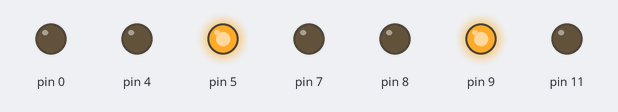
Bench run of a sketch on a simulated Arduino Uno, built with avr-gcc and run on an emulated ATmega328P. Parts: output pins drawn as LEDs (lit = HIGH).

Above: at 1.0 s.
At 3.0 s:
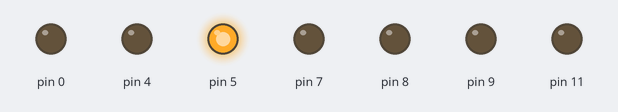
At 7.0 s:
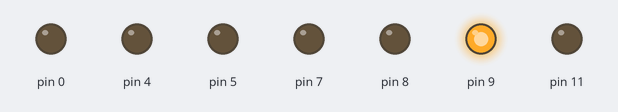
Timing chart, 0 to 10.4 s (numbered marks = the images above):
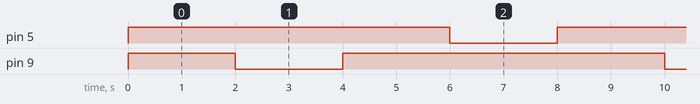

Measured:
- by itself, pin 5: alternates HIGH for 6.0 s and LOW for 2.0 s
- by itself, pin 9: repeats every 8.0 s: LOW 2.0 s, HIGH 6.0 s
- by itself, everything shown: repeats every 8.0 s, in 4 steps

The sketch:

sketch_aug19a.ino
```cpp
//                   БИБЛИОТЕКИ:
#include             <iarduino_HC_SR04_int.h>                       // подключаем библиотеку для работы с датчиком
//                   НОМЕРА ВЫВОДОВ:
const uint8_t        pinSensorL1   = A1;                             // Вывод к которому подключен датчик находящийся слева         (по направлению движения)
const uint8_t        pinSensorL2   = A2;                             // Вывод к которому подключен датчик находящийся слева         (по направлению движения)
const uint8_t        pinSensorC   = A3;                             // Вывод к которому подключен датчик находящийся по центру     (по направлению движения)
const uint8_t        pinSensorR1   = A4;                             // Вывод к которому подключен датчик находящийся справа        (по направлению движения)
const uint8_t        pinSensorR2   = A5;                             // Вывод к которому подключен датчик находящийся справа        (по направлению движения)


const uint16_t       valSensor1   = 48;                            // Показание датчика находящегося на линии                     (указывается для конкретной трассы)
const uint16_t       valSensor0   = 209;                            // Показание датчика находящегося вне линии                    (указывается для конкретной трассы)
const uint8_t        valSpeed     = 255;                            // Максимальная скорость                                       (число от 1 до 255)
const uint32_t       tmrDelay     = 2000;                           // Время в течении которого требуется остановиться             (если в течении этого времени состояние остаётся неопределённым (линия не обнаружена), то требуется остановиться)
const uint8_t        valTurning   = 10;                             // Крутизна поворотов (скорость реакции)                       (число от 1 до 255)
const uint8_t        valDistance  = 10;                             // Минимально допустимое расстояние до объекта в сантиметрах   (если расстояние будет меньше, то требуется остановитьтся)


// Объявляем переменные для хранения состояния двух моторов
int motor_L1, motor_L2, input_L;
int motor_Rl, motor_R2, input_R;


//                   РАССЧИТЫВАЕМЫЕ ЗНАЧЕНИЯ:
      uint8_t        arrSpeed[2];                                   // Рассчитываемая скорость для каждого мотора                  (число от 1 до valSpeed, нулевой элемент - правый мотор, первый элемент - левый мотор)
      uint16_t       valSensorM;                                    // Рассчитываемое среднее значение датчика                     (значение между цветом линии и цветом вне линии)
      uint8_t        valSensor;                                     // Биты рассчитываемых логических уровней всех датчиков        (0bxxxxxLCR)
      bool           flgLine;                                       // Флаг указывающий на то, что используется светлая линия      (0 - тёмная линия, 1 - светлая линия)
      int8_t         flgTurning;                                    // Флаг наличия и направления поворота                         (0 - не поворачиваем, -1 - поворачиваем налево, +1 - поворачиваем направо)
      bool           flgPWM;                                        // Флаг указывающий на то, что требуется изменить ШИМ моторов  (0 - тёмная линия, 1 - светлая линия)
      bool           flgStop;                                       // Флаг указывающий на необходимость остановиться              (0 - без остановки, 1 - требуется остановиться)
      bool           flgDistance;                                   // Флаг обнаружения препятствия                                (0 - не обнаружено, 1 - обнаружено)
      uint32_t       tmrMillis;                                     // Время совершения последней операции                         (в миллисекундах)


// Движение вперед,
void forward()
{
  // Если двигатель будет работать не в ту сторону,
  // поменять на нем контакты местами.
  digitalWrite(motor_L1,HIGH);
  digitalWrite(motor_L2,LOW);
  digitalWrite(motor_Rl,HIGH);
  digitalWrite (motor_R2,LOW) ;
}
// Поворот налево с блокировкой левых колес,
void forward_left()
{
  // блокировка вращения левых колес.
  digitalWrite(motor_L1, LOW);
  digitalWrite(motor_L2, LOW);
  // правые колеса вращаются.
  digitalWrite(motor_Rl, HIGH);
  digitalWrite(motor_R2, LOW);
}
// Поворот направо с блокировкой правых колес,
void forward_right()
{
  // левые колеса вращаются.
  digitalWrite(motor_L1, HIGH);
  digitalWrite(motor_L2, LOW);
  // блокировка вращения правых колес.
  digitalWrite(motor_Rl, LOW);
  digitalWrite(motor_R2, LOW);
}


// Поворот налево с блокировкой левых колес,
void backward_left()
{
  // блокировка вращения левых колес.
  digitalWrite(motor_L1, LOW);
  digitalWrite(motor_L2, LOW);
  // правые колеса вращаются.
  digitalWrite(motor_Rl, LOW);
  digitalWrite(motor_R2, HIGH);
}
// Поворот направо с блокировкой правых колес,
void backward_right()
{
  // левые колеса вращаются.
  digitalWrite(motor_L1, LOW);
  digitalWrite(motor_L2, HIGH);
  // блокировка вращения правых колес.
  digitalWrite(motor_Rl, LOW);
  digitalWrite(motor_R2, LOW);
}


// Включаем движение назад,
void backward()
{
// Смена направления вращения двигателей.
  digitalWrite(motor_L2, HIGH);
  digitalWrite(motor_L1,LOW);
  digitalWrite(motor_R2, HIGH);
  digitalWrite(motor_Rl,LOW);
}


void left()
{
  // блокировка вращения левых колес.
  digitalWrite(motor_L1, HIGH);
  digitalWrite(motor_L2, HIGH);
  // правые колеса вращаются.
  digitalWrite(motor_Rl, LOW);
  digitalWrite(motor_R2, LOW);
}
// Поворот направо с блокировкой правых колес,
void right()
{
  // левые колеса вращаются.
  digitalWrite(motor_L1, LOW);
  digitalWrite(motor_L2, LOW);
  // блокировка вращения правых колес.
  digitalWrite(motor_Rl, HIGH);
  digitalWrite(motor_R2, HIGH);
}

void _stop()
{
  // Блокировка всех колес.
  digitalWrite(motor_L2, LOW);
  digitalWrite(motor_L1,LOW);
  digitalWrite(motor_R2, LOW);
  digitalWrite(motor_Rl,LOW);
}


void setup_motor_system(int L1, int L2, int iL, int Rl, int R2, int iR)
{
  // Заносятся в переменные номера контактов (пинов) Arduino.
  motor_L1=L1;
  motor_L2=L2;
  input_L=iL;

  // Для левых и правых моторов робота.
  motor_Rl=Rl; motor_R2=R2; input_R=iR;

  // Переводятся указанные порты в состояние вывода данных.

  pinMode(motor_L1, OUTPUT);
  pinMode(motor_L2, OUTPUT);
  pinMode(input_L, OUTPUT);
  pinMode(motor_Rl, OUTPUT);
  pinMode(motor_R2, OUTPUT);
  pinMode(input_R, OUTPUT);
}

// Функция задает скорость двигателя,
void setspeed(int LeftSpeed, int RightSpeed)
{
  // Задает ширину положительного фронта от 0 до 255.
  analogWrite(input_L, LeftSpeed);
  analogWrite(input_R, RightSpeed);
  // Чем больше, тем интенсивнее работает мотор.
}


void setup() {
  // put your setup code here, to run once:
    setspeed(55,55);
    setup_motor_system(9, 8, 11, 5, 4, 7);

}

void loop() {
  // put your main code here, to run repeatedly:

  forward();
  delay(2000);
  forward_left();
  delay(2000);
  forward();
  delay(2000);
  forward_right();
  delay(2000);
}
```
